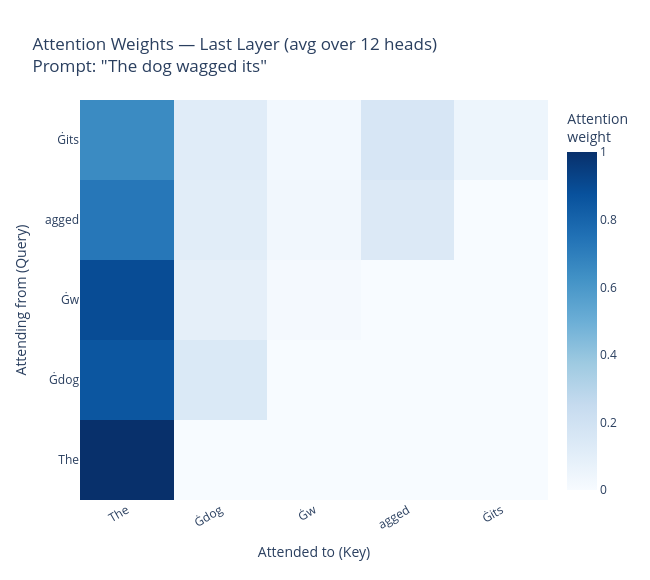

Notebook code cell kept with this figure:
### Markdown cell above
### Attention Heatmap

The heatmap below shows the attention weights from GPT-2's **last layer**, averaged across all 12 heads.

- **Rows** — the token doing the attending (Query)
- **Columns** — the token being attended to (Key)
- **Brighter** — more attention paid

Notice the blank upper-right triangle: GPT-2 is causal, so no token attends to tokens that come after it.

> Look at the last row (`its`) — which earlier token does it attend to most strongly?

### Code cell
# Last layer, averaged over heads → shape (seq_len, seq_len)
last_layer_attn = attentions[-1][0].mean(dim=0).numpy()

fig = go.Figure(go.Heatmap(
    z=last_layer_attn,
    x=tok_labels,
    y=tok_labels,
    colorscale="Blues",
    hovertemplate="%{y} → %{x}<br>weight: %{z:.3f}<extra></extra>",
    colorbar=dict(title="Attention<br>weight"),
))
fig.update_layout(
    title=(
        f"Attention Weights — Last Layer (avg over {model.config.n_head} heads)<br>"
        f'Prompt: "{text}"'
    ),
    xaxis_title="Attended to (Key)",
    yaxis_title="Attending from (Query)",
    xaxis=dict(tickangle=-30),
    width=650,
    height=580,
)
fig.show()

### Figure 1 — Plotly figure (JSON) as saved in the notebook; plotly's stock layout.template omitted (floating-point values rounded to 4 significant figures)
{"data": [{"colorbar": {"title": {"text": "Attention<br>weight"}}, "colorscale": [[0, "rgb(247,251,255)"], [0.125, "rgb(222,235,247)"], [0.25, "rgb(198,219,239)"], [0.375, "rgb(158,202,225)"], [0.5, "rgb(107,174,214)"], [0.625, "rgb(66,146,198)"], [0.75, "rgb(33,113,181)"], [0.875, "rgb(8,81,156)"], [1, "rgb(8,48,107)"]], "hovertemplate": "%{y} → %{x}<br>weight: %{z:.3f}<extra></extra>", "type": "heatmap", "x": ["The", "Ġdog", "Ġw", "agged", "Ġits"], "y": ["The", "Ġdog", "Ġw", "agged", "Ġits"], "z": [[1.0, 0.0, 0.0, 0.0, 0.0], [0.856, 0.144, 0.0, 0.0, 0.0], [0.8932, 0.0924, 0.01435, 0.0, 0.0], [0.7267, 0.1075, 0.02893, 0.1369, 0.0], [0.6508, 0.1133, 0.02277, 0.1638, 0.0493]]}], "layout": {"height": 580, "title": {"text": "Attention Weights — Last Layer (avg over 12 heads)<br>Prompt: \"The dog wagged its\""}, "width": 650, "xaxis": {"tickangle": -30, "title": {"text": "Attended to (Key)"}}, "yaxis": {"title": {"text": "Attending from (Query)"}}}}
